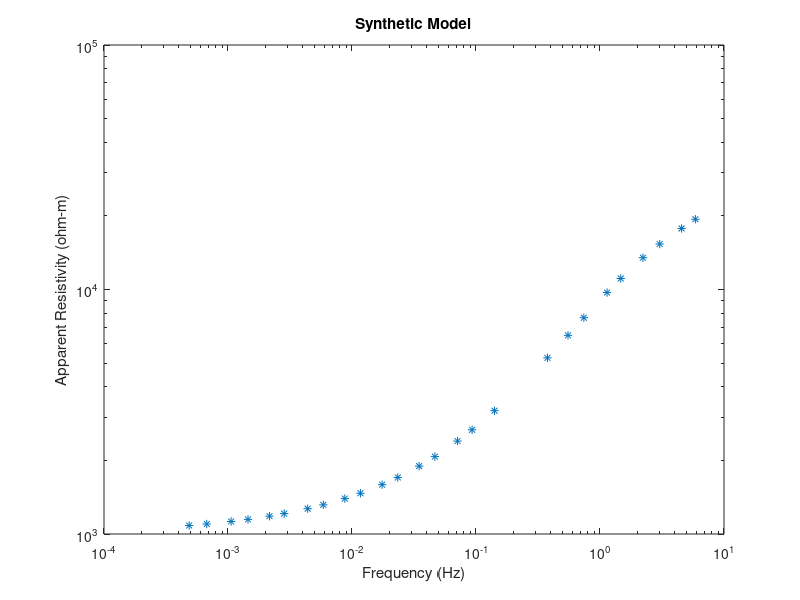
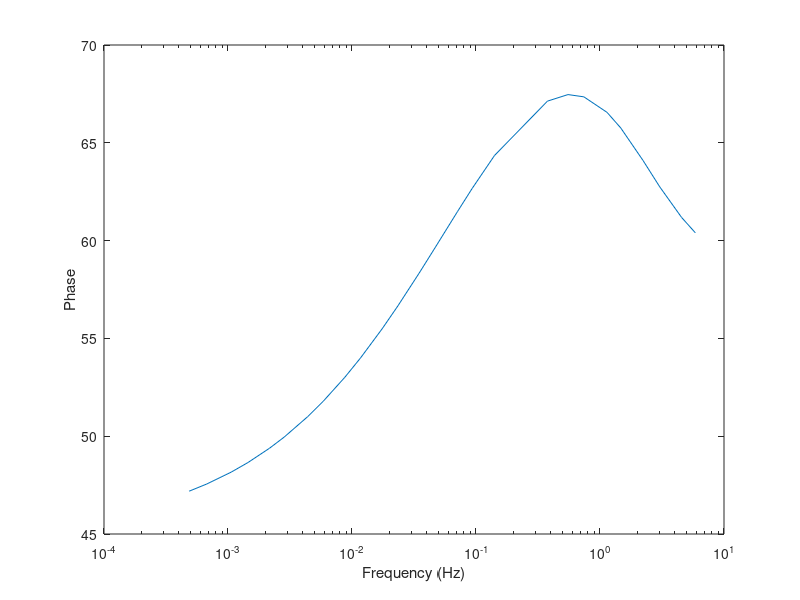

MATLAB code to generate these figures, in order:
% close all;clear all;clc
% code for generating synthetic MT data
% Written/modified by Mukesh Mukesh, Kuldeep Sarkar and Upendra K. Singh in 2019
%% Input
% resistivities: true resistivity of various layer
% thicknesses: thickness of various layers
% frequencies: frequency range for generating MT synthetic data
% nnn: No. of observations or the number of frequencies in frequency range

%% Output
% Observe apparent resistivity
% Observe apparent phase

frequencies=[5.88,4.55,3.03,2.22,1.47,1.14,0.741,0.552,0.377,0.141,0.093,0.0709,0.0466,0.0348,0.0234,0.0175,0.0117,0.00875,0.00587,0.00439,0.00284,0.00216,0.00145,0.00106,0.000674,0.000486];
resistivities = [30000 5000 1000];% True model taken from shaw & shalivahan (2007)
thicknesses = [15000 18000];
nnn=length(frequencies);
for k = 1:nnn
    frequency = frequencies(k);
    mu = 4*pi*1E-7; %Magnetic Permeability (H/m)  
w = 2 * pi .* frequency; %Angular Frequency (Radians);
n=length(resistivities); %Number of Layers
impedances = zeros(n,1);

% Calculate basement impedance  
Zn = sqrt(sqrt(-1)*w*mu*resistivities(n)); 
impedances(n) = Zn; 
%Iterate through layers starting from layer j=n-1 (i.e. the layer above the basement)        
for j = n-1:-1:1
    resistivity = resistivities(j);
    thickness = thicknesses(j);
    dj = sqrt(sqrt(-1)* (w * mu * (1/resistivity)));
    wj = dj * resistivity;
       ej = exp(-2*thickness*dj);                     
      belowImpedance = impedances(j + 1);
    rj = (wj - belowImpedance)/(wj + belowImpedance); 
    re = rj*ej; 
    Zj = wj * ((1 - re)/(1 + re));
    impedances(j) = Zj;               
end
% Compute apparent resistivity from top layer impedance
Z= impedances(1);
absZ = abs(Z);
apparentResistivity = (absZ * absZ)/(mu * w);

r_cal(1,k) =frequency;
r_cal(2,k) = apparentResistivity;
re=real(Z);
img=imag(Z);
x=atan(img./re);
r_cal(3,k)=x;%.*(180/pi);
end
obs_data11=r_cal';
obs_data11=abs(obs_data11);%%%% Absolute value 
obs_data11(:,1)=frequencies;

figure
loglog(frequencies,obs_data11(:,2),'*')
r_cal=r_cal';
xlabel('Frequency (Hz)')
ylabel('Apparent Resistivity (ohm-m)') 
title('Synthetic Model')
%%%%%%Phase Calculation
phase=obs_data11(:,3).*(180/pi);%%Phase in degree
figure
semilogx(frequencies,phase)
xlabel('Frequency (Hz)')
ylabel('Phase') 
%%%%%%%save file in (.dat) format
save obs_data11.dat obs_data11 -ascii
